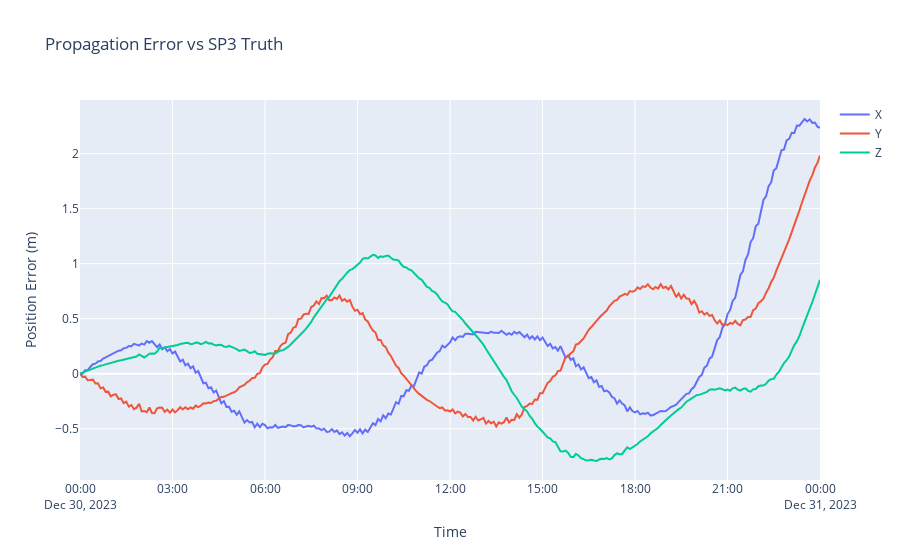

The cell this chart's notebook holds for it:
### Code cell
# Download SP3 file if not present
fname = './ESA0OPSFIN_20233640000_01D_05M_ORB.SP3'
url = "http://navigation-office.esa.int/products/gnss-products/2294/ESA0OPSFIN_20233640000_01D_05M_ORB.SP3.gz"
import os
if not os.path.exists(fname):
    import urllib.request
    import gzip
    with urllib.request.urlopen(url) as response:
        with open(fname, 'wb') as out_file:
            with gzip.GzipFile(fileobj=response) as uncompressed:
                out_file.write(uncompressed.read())

# Read in the SP3 file
[pitrf, timearr] = read_sp3file(fname)


# Rotate positions to the GCRF frame
pgcrf = np.stack(
    np.fromiter(
        (q * p for q, p in zip(sk.frametransform.qitrf2gcrf(timearr), pitrf)), list # type: ignore
    ),
    axis=0,
) # type: ignore
# Crude estimation of initial velocity
vgcrf = (pgcrf[1, :] - pgcrf[0, :]) / (timearr[1] - timearr[0]).seconds

# Initial state for non-linear least squares is initial velocity
# and susceptibility to radiation pressuer : Cr A / m
# v0 = np.array([vgcrf[0], vgcrf[1], vgcrf[2], 0.02])

# Skip ahead to the right answer... this takes a long time to run
v0 = np.array([2.47130555e03, 2.94682777e03, -5.34171918e02, 2.13018578e-02])


# Function to minimize ... takes the sum squared error between
# propagated position and SP3 truth position
def minfunc(v):
    tstart = timearr[0]
    tend = timearr[-1]
    settings = sk.propsettings()
    settings.gravity_order = 10 # type: ignore
    settings.enable_interp = True # type: ignore
    satprops = sk.satproperties_static(craoverm = v[3])

    res = sk.propagate(
        np.concatenate((pgcrf[0, :], v[0:3])),
        start=tstart,
        stop=tend,
        propsettings=settings,
        satproperties=satprops,
    )
    pest = np.zeros((len(timearr), 3))
    for i in range(len(timearr)):
        pest[i, :] = res.interp(timearr[i])[0:3]

    return np.sum(np.sum((pest - pgcrf) ** 2, axis=1), axis=0)


# Minimize difference between true satellite state and propagated state
# by tuning initial velocity and CrAoverM
r = minimize(minfunc, v0, method="Nelder-Mead")

# Propagate with optimized initial conditions
settings = sk.propsettings()
satprops = sk.satproperties_static(craoverm = r.x[3])
res = sk.propagate(
    np.concatenate((pgcrf[0, :], r.x[0:3])),
    start=timearr[0],
    stop=timearr[-1],
    propsettings=settings,
    satproperties=satprops,
)
perr = np.zeros((len(timearr), 3))
for i in range(len(timearr)):
    perr[i, :] = res.interp(timearr[i])[0:3] - pgcrf[i, :]

# Plot position error
fig = go.Figure()

fig.add_trace(
    go.Scatter(x=[t.datetime() for t in timearr], y=perr[:, 0], mode="lines", name="X")
)
fig.add_trace(
    go.Scatter(x=[t.datetime() for t in timearr], y=perr[:, 1], mode="lines", name="Y")
)
fig.add_trace(
    go.Scatter(x=[t.datetime() for t in timearr], y=perr[:, 2], mode="lines", name="Z")
)
fig.update_layout(
    title="Propagation Error vs SP3 Truth",
    xaxis_title="Time",
    yaxis_title="Position Error (m)",
)
fig.show()

### Figure 1 — Plotly figure (JSON) as saved in the notebook; plotly's stock layout.template omitted (floating-point values rounded to 4 significant figures; data arrays with more than 128 entries replaced by an {"elided": "..."} marker saying what was removed)
{"data": [{"mode": "lines", "name": "X", "type": "scatter", "x": {"elided": "289 str values"}, "y": {"elided": "289 float values"}}, {"mode": "lines", "name": "Y", "type": "scatter", "x": {"elided": "289 str values"}, "y": {"elided": "289 float values"}}, {"mode": "lines", "name": "Z", "type": "scatter", "x": {"elided": "289 str values"}, "y": {"elided": "289 float values"}}], "layout": {"title": {"text": "Propagation Error vs SP3 Truth"}, "xaxis": {"title": {"text": "Time"}}, "yaxis": {"title": {"text": "Position Error (m)"}}}}
